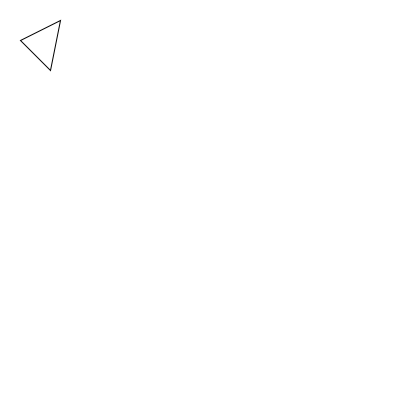
Frame 1 (no input)
Frame 60 (the mouse pressed at the canvas centre just before this capture): identical to frame 1, image omitted
Frame 120 (the mouse held since frame 60 and released just before this capture): identical to frame 1, image omitted

The Processing sketch that drew this single still picture (run headless with seeded random() and noise(); from frame 60 on, the mouse is pressed at the canvas centre):

// Processing sketch: h09_opdracht9_8
// ── h09_opdracht9_8.pde


void setup(){
  size(400,400);
  tekenDriehoek(20,40,60,20,50,70);
}

void draw(){
  
}

void tekenDriehoek(int x1, int y1, int x2, int y2, int x3, int y3){
  background(255,255,255);
  triangle(x1,y1,x2,y2,x3,y3);
}
